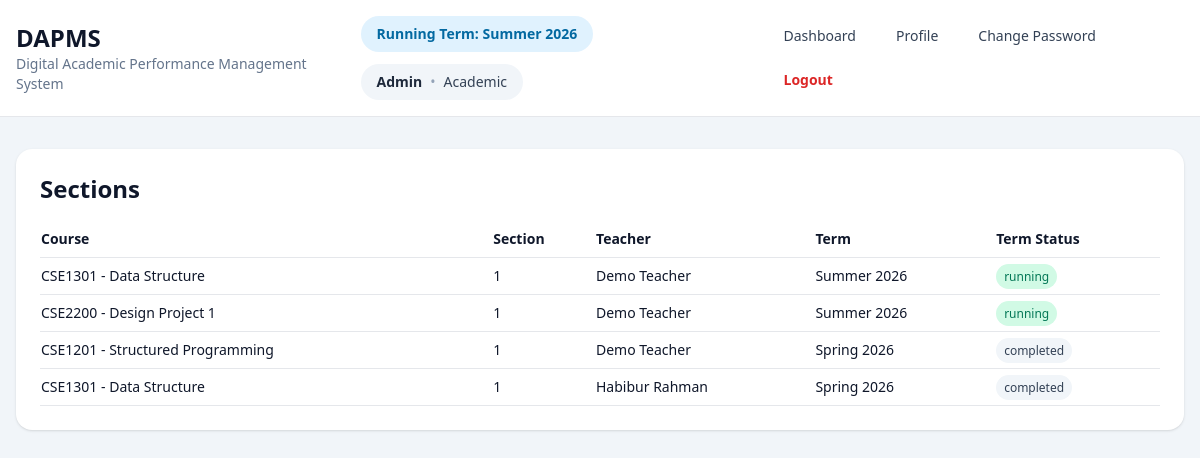
Screenshot of /admin/sections (signed in) with the database file from the repository.
### tables this page shows
CREATE TABLE terms(
            id INTEGER PRIMARY KEY AUTOINCREMENT,
            name TEXT NOT NULL,
            start_date TEXT NOT NULL,
            end_date TEXT NOT NULL,
            status TEXT NOT NULL DEFAULT 'running'
        , semester TEXT, year INTEGER);

CREATE TABLE users(
            id INTEGER PRIMARY KEY AUTOINCREMENT,
            role TEXT NOT NULL,
            name TEXT NOT NULL,
            email TEXT NOT NULL UNIQUE,
            password_hash TEXT NOT NULL,
            department TEXT NOT NULL
        );

CREATE TABLE sections(
            id INTEGER PRIMARY KEY AUTOINCREMENT,
            section_no TEXT NOT NULL,
            room_no TEXT NOT NULL,
            schedule TEXT NOT NULL,
            term_id INTEGER NOT NULL,
            course_id INTEGER NOT NULL,
            teacher_user_id INTEGER NOT NULL,
            UNIQUE(term_id, course_id, section_no),
            FOREIGN KEY(term_id) REFERENCES terms(id) ON DELETE CASCADE,
            FOREIGN KEY(course_id) REFERENCES courses(id) ON DELETE CASCADE,
            FOREIGN KEY(teacher_user_id) REFERENCES users(id) ON DELETE CASCADE
        );

CREATE TABLE courses(
            id INTEGER PRIMARY KEY AUTOINCREMENT,
            course_code TEXT NOT NULL UNIQUE,
            title TEXT NOT NULL,
            credit INTEGER NOT NULL
        );

### app/routes/admin.py (the view)
@bp.route('/sections')
@role_required('admin')
def sections():
    return render_template('admin/list_sections.html', rows=_manager().list_sections())

### app/core/security.py (called while the page is built)
def load_user():
    user_id = session.get('user_id')
    if not user_id:
        g.user = None
        return
    g.user = get_db().execute('SELECT * FROM users WHERE id=?', (user_id,)).fetchone()

def role_required(*roles):
    def decorator(view):
        @wraps(view)
        def wrapped(*args, **kwargs):
            if session.get('role') not in roles:
                return redirect(url_for('auth.login'))
            return view(*args, **kwargs)
        return wrapped
    return decorator

### app/db.py (called while the page is built)
def get_db():
    if 'db' not in g:
        g.db = sqlite3.connect(current_app.config['DATABASE'])
        g.db.row_factory = sqlite3.Row
        g.db.execute('PRAGMA foreign_keys = ON')
    return g.db

### app/managers/admin_manager.py (called while the page is built)
    def list_sections(self):
        return self.db.execute('''SELECT sections.id, courses.course_code, courses.title, sections.section_no, terms.name as term_name, terms.status as term_status, users.name as teacher_name FROM sections JOIN courses ON courses.id=sections.course_id JOIN terms ON terms.id=sections.term_id JOIN users ON users.id=sections.teacher_user_id ORDER BY terms.year DESC, terms.id DESC, courses.course_code''').fetchall()

### app/routes/admin.py (called while the page is built)
def _manager() -> AdminManager:
    return AdminManager(get_db())

### app/routes/auth.py (called while the page is built)
@bp.before_app_request
def before():
    load_user()

### app/templates/admin/list_sections.html
{% extends 'layout.html' %}
{% block content %}
<div class="bg-white rounded-2xl shadow p-6">
<h2 class="text-2xl font-bold mb-4">Sections</h2>
<div class="overflow-auto"><table class="w-full text-sm"><tr class="border-b"><th class="text-left py-2">Course</th><th class="text-left">Section</th><th class="text-left">Teacher</th><th class="text-left">Term</th><th class="text-left">Term Status</th></tr>{% for r in rows %}<tr class="border-b"><td class="py-2">{{ r['course_code'] }} - {{ r['title'] }}</td><td>{{ r['section_no'] }}</td><td>{{ r['teacher_name'] }}</td><td>{{ r['term_name'] }}</td><td><span class="px-2 py-1 rounded-full text-xs {% if r['term_status']=='running' %}bg-emerald-100 text-emerald-700{% elif r['term_status']=='upcoming' %}bg-amber-100 text-amber-700{% else %}bg-slate-100 text-slate-700{% endif %}">{{ r['term_status'] }}</span></td></tr>{% endfor %}</table></div>
</div>
{% endblock %}

### app/templates/layout.html (shortened to what this page needs)
<!DOCTYPE html>
<html>
<head>
  <script src="https://cdn.tailwindcss.com"></script>
</head>
<body class="bg-slate-100 text-slate-900 min-h-screen">
  <nav class="bg-white border-b sticky top-0 z-20">
    <div class="max-w-7xl mx-auto px-4 py-4 flex justify-between items-center gap-4">
      <div>
        <h1 class="text-2xl font-bold">DAPMS</h1>
        <p class="text-sm text-slate-500">Digital Academic Performance Management System</p>
      </div>
     <div class="flex flex-col lg:flex-row lg:items-center lg:justify-between gap-4">
  <div class="flex flex-wrap items-center gap-3">
    {% if current_term %}
      <span class="inline-flex items-center px-4 py-2 rounded-full bg-sky-100 text-sky-700 text-sm font-semibold">
        Running Term: {{ current_term['name'] }}
      </span>
    {% endif %}
    {% if current_user %}
      <div class="inline-flex items-center px-4 py-2 rounded-full bg-slate-100 text-slate-700 text-sm">
        <span class="font-semibold text-slate-800">{{ current_user['name'] }}</span>
        {% if current_user['department'] %}
          <span class="mx-2 text-slate-400">•</span>
          <span>{{ current_user['department'] }}</span>
        {% endif %}
      </div>
    {% endif %}
  </div>
  <div class="flex flex-wrap items-center gap-2">
    {% if session.get('role') == 'admin' %}
      <a href="{{ url_for('admin.dashboard') }}"
         class="px-4 py-2 rounded-xl text-sm font-medium transition
         {% if request.endpoint == 'admin.dashboard' %}
           bg-sky-600 text-white font-bold shadow
         {% else %}
           text-slate-700 hover:bg-slate-100 hover:text-sky-700
         {% endif %}">
        Dashboard
      </a>
    {% endif %}
    {% if session.get('user_id') %}
      <a href="{{ url_for('auth.profile') }}"
         class="px-4 py-2 rounded-xl text-sm font-medium transition
         {% if request.endpoint == 'auth.profile' %}
           bg-sky-600 text-white font-bold shadow
         {% else %}
           text-slate-700 hover:bg-slate-100 hover:text-sky-700
         {% endif %}">
        Profile
      </a>
    {% endif %}
    {% if session.get('user_id') %}
      <a href="{{ url_for('auth.change_password') }}"
         class="px-4 py-2 rounded-xl text-sm font-medium transition
         {% if request.endpoint == 'auth.change_password' %}
           bg-sky-600 text-white font-bold shadow
         {% else %}
           text-slate-700 hover:bg-slate-100 hover:text-sky-700
         {% endif %}">
        Change Password
      </a>
    {% endif %}
    {% if session.get('user_id') %}
      <a href="{{ url_for('auth.logout') }}"
         class="px-4 py-2 rounded-xl text-sm font-semibold text-red-600 hover:bg-red-50 hover:text-red-700 transition">
        Logout
      </a>
    {% else %}
      <a href="{{ url_for('auth.forgot_password') }}"
         class="px-4 py-2 rounded-xl text-sm font-medium text-slate-700 hover:bg-slate-100 hover:text-sky-700 transition">
        Forgot Password
      </a>
    {% endif %}
  </div>
</div>
    </div>
  </nav>
  <div class="max-w-7xl mx-auto px-4 py-8">
    {% block content %}{% endblock %}
  </div>
</body>
</html>

### rows the page displays
terms: name "Summer 2026"
users: name "Admin", department "Academic"
sections: course_code "CSE1301", title "Data Structure", section_no "1", teacher_name "Demo Teacher", term_name "Summer 2026", term_status "running"
sections: course_code "CSE2200", title "Design Project 1", section_no "1", teacher_name "Demo Teacher", term_name "Summer 2026", term_status "running"
sections: course_code "CSE1201", title "Structured Programming", section_no "1", teacher_name "Demo Teacher", term_name "Spring 2026", term_status "completed"
sections: course_code "CSE1301", title "Data Structure", section_no "1", teacher_name "Habibur Rahman", term_name "Spring 2026", term_status "completed"
